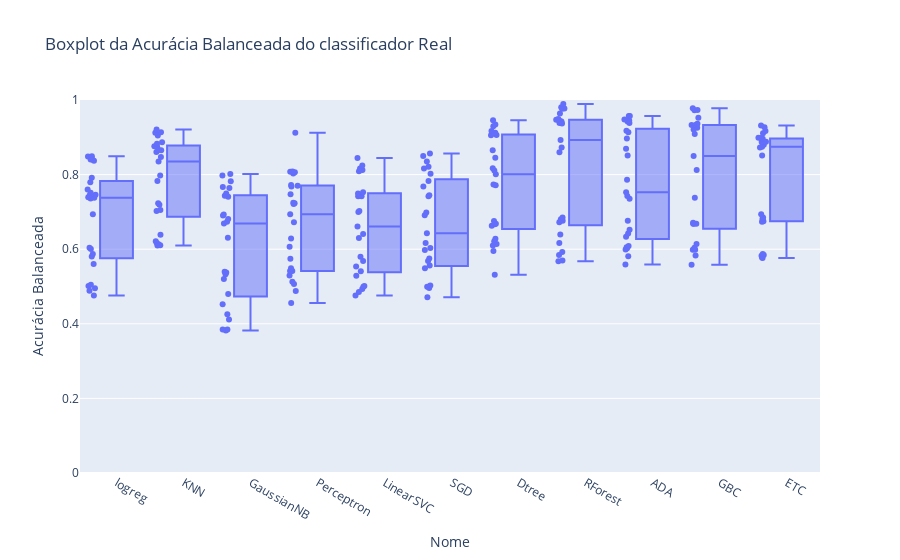
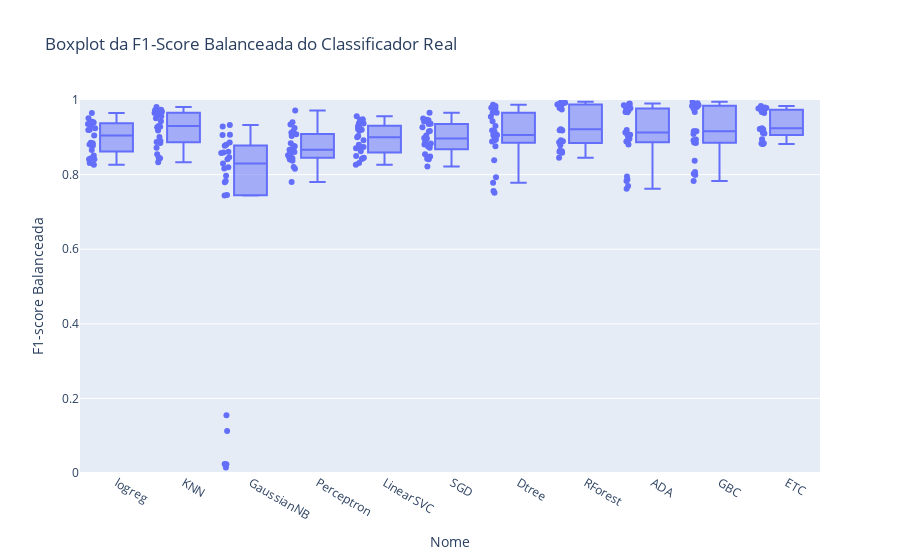

The notebook cell these images were saved under, in order:
### Code cell
# Criar boxplot da acurácia por modelo real real 

fig = px.box(df1, x='Nome', y='Acurácia Balanceada', points='all', title='Boxplot da Acurácia Balanceada do classificador Real')

fig.update_yaxes(range=[0, 1])
fig.show()

fig = px.box(df1, x='Nome', y='Acurácia Balanceada', points='all', title='Boxplot da Acurácia Balanceada do classificador Real')

fig.update_yaxes(range=[0, 1])
fig.show()

fig = px.box(df1, x='Nome', y='F1-score Balanceada', points='all', title='Boxplot da F1-Score Balanceada do Classificador Real')
fig.update_yaxes(range=[0, 1])
fig.show()

### Figure 1 — Plotly figure (JSON) as saved in the notebook; plotly's stock layout.template omitted (floating-point values rounded to 4 significant figures; data arrays with more than 128 entries replaced by an {"elided": "..."} marker saying what was removed)
{"data": [{"alignmentgroup": "True", "boxpoints": "all", "hovertemplate": "Nome=%{x}<br>Acurácia Balanceada=%{y}<extra></extra>", "legendgroup": "", "marker": {"color": "#636efa"}, "name": "", "notched": false, "offsetgroup": "", "orientation": "v", "showlegend": false, "type": "box", "x": {"elided": "275 str values"}, "x0": " ", "xaxis": "x", "y": {"elided": "275 float values"}, "y0": " ", "yaxis": "y"}], "layout": {"boxmode": "group", "legend": {"tracegroupgap": 0}, "title": {"text": "Boxplot da Acurácia Balanceada do classificador Real"}, "xaxis": {"anchor": "y", "domain": [0, 1], "title": {"text": "Nome"}}, "yaxis": {"anchor": "x", "domain": [0, 1], "range": [0, 1], "title": {"text": "Acurácia Balanceada"}}}}

### Figure 2 — Plotly figure (JSON) as saved in the notebook; plotly's stock layout.template omitted (floating-point values rounded to 4 significant figures; data arrays with more than 128 entries replaced by an {"elided": "..."} marker saying what was removed)
{"data": [{"alignmentgroup": "True", "boxpoints": "all", "hovertemplate": "Nome=%{x}<br>F1-score Balanceada=%{y}<extra></extra>", "legendgroup": "", "marker": {"color": "#636efa"}, "name": "", "notched": false, "offsetgroup": "", "orientation": "v", "showlegend": false, "type": "box", "x": {"elided": "275 str values"}, "x0": " ", "xaxis": "x", "y": {"elided": "275 float values"}, "y0": " ", "yaxis": "y"}], "layout": {"boxmode": "group", "legend": {"tracegroupgap": 0}, "title": {"text": "Boxplot da F1-Score Balanceada do Classificador Real"}, "xaxis": {"anchor": "y", "domain": [0, 1], "title": {"text": "Nome"}}, "yaxis": {"anchor": "x", "domain": [0, 1], "range": [0, 1], "title": {"text": "F1-score Balanceada"}}}}
